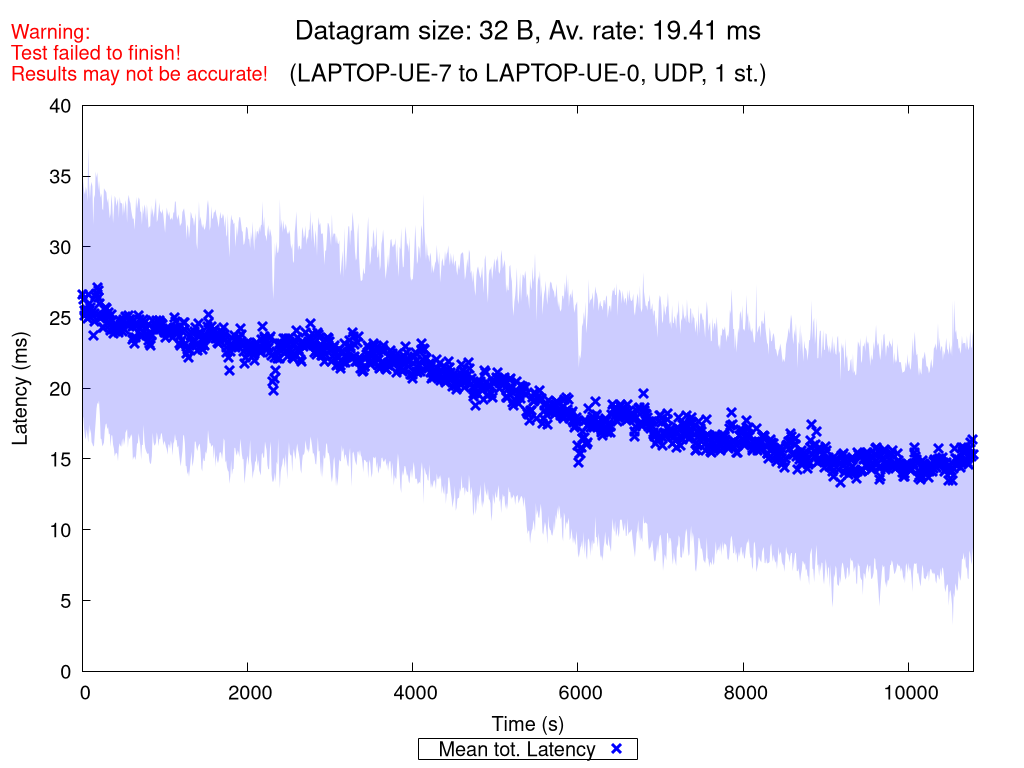

This chart was generated by the following gnuplot code:
set terminal pngcairo nocrop enhanced size 1024,768 font "Verdana,15"
set output "UDP_1_st_2020_11_10_15-25-52_two2one_00032B.png"

set title "{/=20 Datagram size: 32 B, Av. rate: 19.41 ms}\n\n{/=18 (LAPTOP-UE-7 to LAPTOP-UE-0, UDP, 1 st.)}"
set label "Warning:\nTest failed to finish!\nResults may not be accurate!" at screen 0.01, screen 0.96 tc rgb "red"

set xlabel "Time (s)"
set ylabel "Latency (ms)"
set ytics nomirror
set key bmargin center horizontal box samplen 1 width -1
set bmargin 4.6
set rmargin 4.5

rf = 1.0  # rate factor
set style fill transparent solid 0.2 noborder
set autoscale xfix
plot "UDP_1_st_2020_11_10_15-25-52_two2one_00032B_iperf_processed.dat" using 1:($2/rf-$3/rf):($2/rf+$3/rf) with filledcurves lc rgb "blue" notitle, \
     "" using 1:($2/rf) with points pt 2 ps 1.5 lw 3 lc rgb "blue" title "Mean tot. Latency", \
